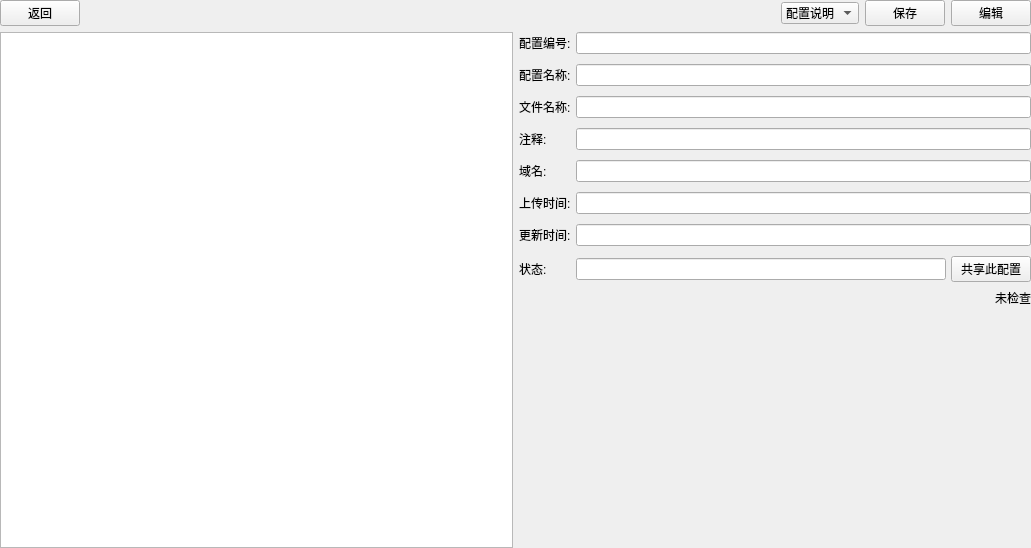
<?xml version="1.0" encoding="UTF-8"?>
<ui version="4.0">
 <class>CloudReadPage</class>
 <widget class="QWidget" name="CloudReadPage">
  <property name="geometry">
   <rect>
    <x>0</x>
    <y>0</y>
    <width>1031</width>
    <height>548</height>
   </rect>
  </property>
  <property name="windowTitle">
   <string>Form</string>
  </property>
  <layout class="QVBoxLayout" name="verticalLayout_3">
   <property name="leftMargin">
    <number>0</number>
   </property>
   <property name="topMargin">
    <number>0</number>
   </property>
   <property name="rightMargin">
    <number>0</number>
   </property>
   <property name="bottomMargin">
    <number>0</number>
   </property>
   <item>
    <layout class="QHBoxLayout" name="hly_top">
     <item>
      <widget class="QPushButton" name="btn_back">
       <property name="text">
        <string>返回</string>
       </property>
      </widget>
     </item>
     <item>
      <spacer name="hs_1">
       <property name="orientation">
        <enum>Qt::Horizontal</enum>
       </property>
       <property name="sizeHint" stdset="0">
        <size>
         <width>40</width>
         <height>20</height>
        </size>
       </property>
      </spacer>
     </item>
     <item>
      <widget class="QComboBox" name="combo_selectView">
       <item>
        <property name="text">
         <string>配置说明</string>
        </property>
       </item>
       <item>
        <property name="text">
         <string>配置内容</string>
        </property>
       </item>
      </widget>
     </item>
     <item>
      <widget class="QPushButton" name="btn_save">
       <property name="text">
        <string>保存</string>
       </property>
      </widget>
     </item>
     <item>
      <widget class="QPushButton" name="btn_edit">
       <property name="text">
        <string>编辑</string>
       </property>
      </widget>
     </item>
    </layout>
   </item>
   <item>
    <widget class="QStackedWidget" name="view">
     <property name="currentIndex">
      <number>1</number>
     </property>
     <widget class="QWidget" name="view_json">
      <layout class="QVBoxLayout" name="verticalLayout_2">
       <property name="spacing">
        <number>0</number>
       </property>
       <property name="leftMargin">
        <number>0</number>
       </property>
       <property name="topMargin">
        <number>0</number>
       </property>
       <property name="rightMargin">
        <number>0</number>
       </property>
       <property name="bottomMargin">
        <number>0</number>
       </property>
       <item>
        <widget class="QTextEdit" name="tedit_json"/>
       </item>
      </layout>
     </widget>
     <widget class="QWidget" name="view_comment">
      <layout class="QHBoxLayout" name="horizontalLayout">
       <property name="leftMargin">
        <number>0</number>
       </property>
       <property name="topMargin">
        <number>0</number>
       </property>
       <property name="rightMargin">
        <number>0</number>
       </property>
       <property name="bottomMargin">
        <number>0</number>
       </property>
       <item>
        <widget class="QTextEdit" name="tedit_comment"/>
       </item>
       <item>
        <layout class="QVBoxLayout" name="vly">
         <item>
          <layout class="QFormLayout" name="fly_comment">
           <property name="horizontalSpacing">
            <number>5</number>
           </property>
           <property name="verticalSpacing">
            <number>10</number>
           </property>
           <item row="1" column="0">
            <widget class="QLabel" name="lb_configName">
             <property name="text">
              <string>配置名称:</string>
             </property>
            </widget>
           </item>
           <item row="1" column="1">
            <widget class="QLineEdit" name="ledit_configName"/>
           </item>
           <item row="2" column="0">
            <widget class="QLabel" name="lb_fileName">
             <property name="text">
              <string>文件名称:</string>
             </property>
            </widget>
           </item>
           <item row="2" column="1">
            <widget class="QLineEdit" name="ledit_fileName"/>
           </item>
           <item row="3" column="0">
            <widget class="QLabel" name="lb_comment">
             <property name="text">
              <string>注释:</string>
             </property>
            </widget>
           </item>
           <item row="3" column="1">
            <widget class="QLineEdit" name="ledit_comment"/>
           </item>
           <item row="4" column="0">
            <widget class="QLabel" name="lb_host">
             <property name="text">
              <string>域名:</string>
             </property>
            </widget>
           </item>
           <item row="4" column="1">
            <widget class="QLineEdit" name="ledit_host"/>
           </item>
           <item row="5" column="0">
            <widget class="QLabel" name="lb_uploadTime">
             <property name="text">
              <string>上传时间:</string>
             </property>
            </widget>
           </item>
           <item row="5" column="1">
            <widget class="QLineEdit" name="ledit_uploadTime"/>
           </item>
           <item row="6" column="0">
            <widget class="QLabel" name="lb_updateTime">
             <property name="text">
              <string>更新时间:</string>
             </property>
            </widget>
           </item>
           <item row="6" column="1">
            <widget class="QLineEdit" name="ledit_updateTime"/>
           </item>
           <item row="0" column="0">
            <widget class="QLabel" name="lb_configId">
             <property name="text">
              <string>配置编号:</string>
             </property>
            </widget>
           </item>
           <item row="0" column="1">
            <widget class="QLineEdit" name="ledit_configId"/>
           </item>
           <item row="7" column="0">
            <widget class="QLabel" name="lb_state">
             <property name="text">
              <string>状态:</string>
             </property>
            </widget>
           </item>
           <item row="7" column="1">
            <layout class="QHBoxLayout" name="hly_2">
             <property name="spacing">
              <number>5</number>
             </property>
             <item>
              <widget class="QLineEdit" name="ledit_state"/>
             </item>
             <item>
              <widget class="QPushButton" name="btn_stateChange">
               <property name="text">
                <string>共享此配置</string>
               </property>
              </widget>
             </item>
            </layout>
           </item>
          </layout>
         </item>
         <item>
          <layout class="QHBoxLayout" name="hly_3">
           <item>
            <spacer name="hs_2">
             <property name="orientation">
              <enum>Qt::Horizontal</enum>
             </property>
             <property name="sizeHint" stdset="0">
              <size>
               <width>40</width>
               <height>20</height>
              </size>
             </property>
            </spacer>
           </item>
           <item>
            <widget class="QLabel" name="lb_check">
             <property name="text">
              <string>未检查</string>
             </property>
            </widget>
           </item>
          </layout>
         </item>
         <item>
          <spacer name="vs_1">
           <property name="orientation">
            <enum>Qt::Vertical</enum>
           </property>
           <property name="sizeHint" stdset="0">
            <size>
             <width>20</width>
             <height>40</height>
            </size>
           </property>
          </spacer>
         </item>
        </layout>
       </item>
      </layout>
     </widget>
    </widget>
   </item>
  </layout>
 </widget>
 <resources/>
 <connections/>
</ui>
